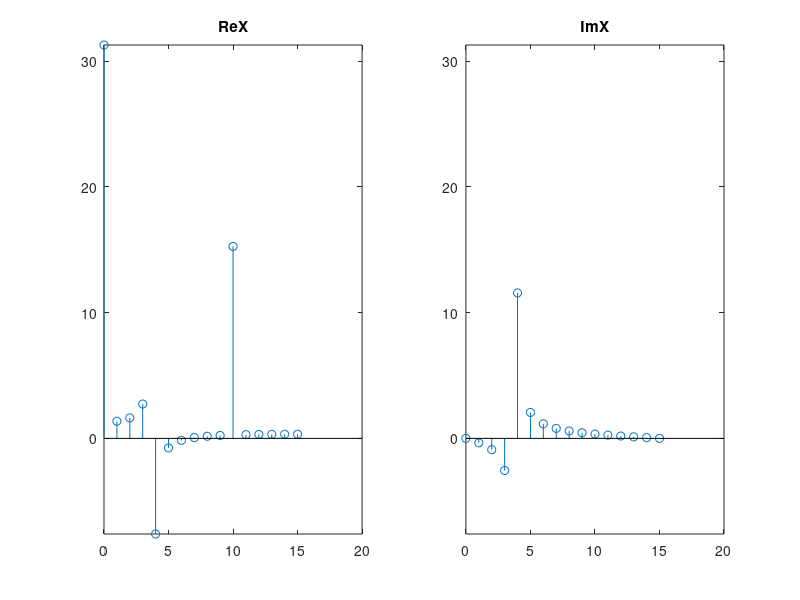
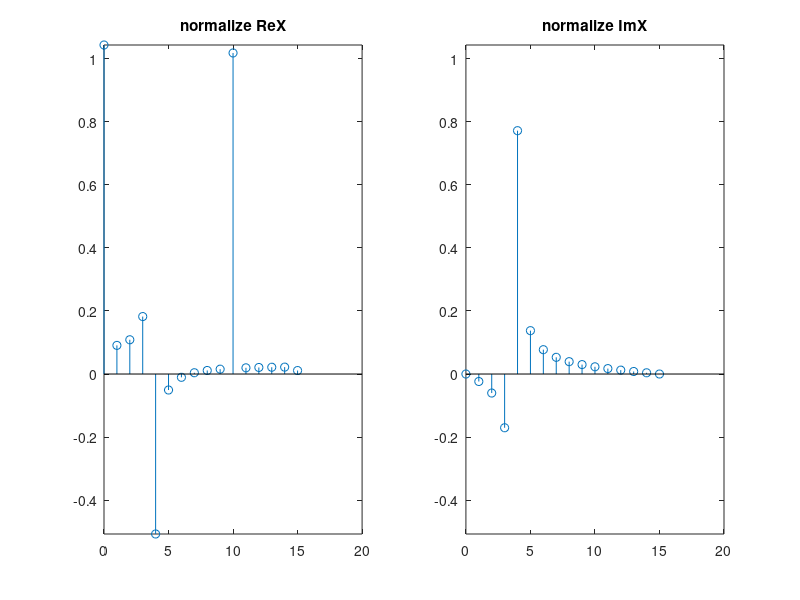
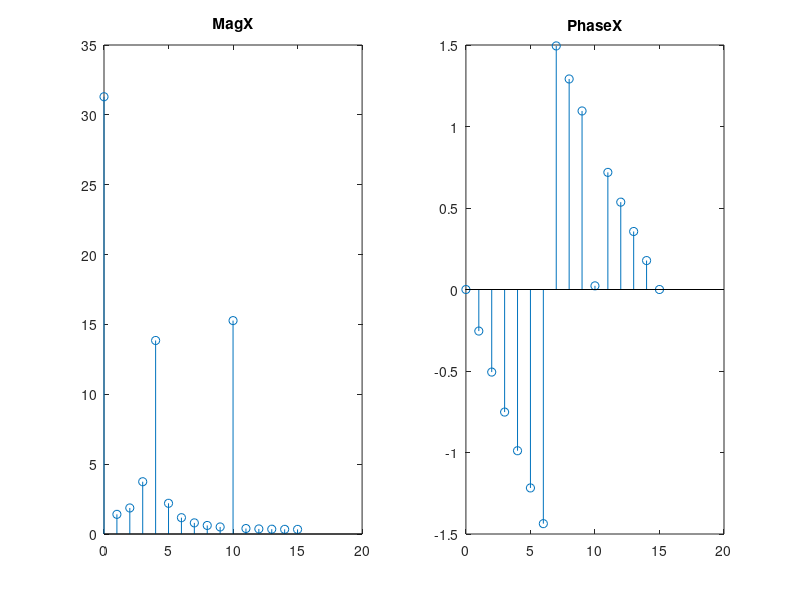
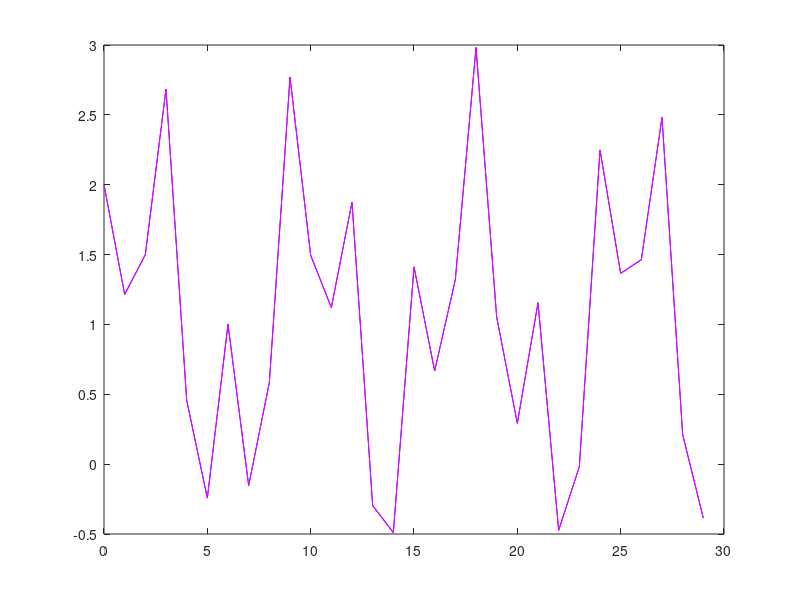

Reproduce these figures in MATLAB, in order.
%DFT
%The input signal x[n] contains the signal being decomposed, while the two
%signals (ImX[n] & ReX[n]) contain the amplitudes of the component sine and
%cosine waves scaled
clear all 
close all

% N points   =>   N+2 signals
N = 30

%%Basis functions

% ck[i] = cos(2*pi*k*i/N)
% sk[i] = sin(2*pi*k*i/N)

% ck[i] & sk[i] are the cosine ans sine waves, each N point length
% i runs from 0 to N-1
%The parameter k determines the frequency of the wave, k takes values from
%0 to N/2

%The frequency parameter k is equal to the number of complete cycles that
%occur over the N points of the signal

%  c1[]  => one complete cycle in N points
%  c2[]  => two complete cycles in N points

i = 0:N-1

% t simulates "continous" time variable
t = linspace(0, i(end), 1000);


toPlot = N <= 16;

% Basis functions generator
% ReX[]  basis functions
matReXBasis = zeros(N/2+1, N);
for k = 0:N/2
    y  = cos(2*pi*k*i/N);
    yt = cos(2*pi*k*t/N);
    
    matReXBasis(k+1, :) = y;
    
    if toPlot
        figure
        plot(i, y, 'b', t, yt, 'm');
        ylim([-1 1])
    end
end

% ImX[] basis functions
matImXBasis = zeros(N/2+1, N);
for k = 0:N/2
    y  = sin(2*pi*k*i/N);
    yt = sin(2*pi*k*t/N);
    
    matImXBasis(k+1, :) = y;
    if toPlot
        figure 
        plot(i, y, 'b', t, yt, 'm');
        ylim([-1 1])
    end
end

%%Signal to transform
%% Sine wave
x = sin(2*pi*3.8*i/N);

%% Cosine wave
x = cos(2*pi*10*i/N);

%% unit impulse
x = zeros(1, length(i)); x(1) = 1;

%% step
x = ones(1, length(i));

%% Mixed signal
x = 1 + sin(2*pi*3.8*i/N) + cos(2*pi*10*i/N);

%% Signal transformation
%Using dot product between x signal and basis functions the similarity
%between them can be measured
ReX = x*matReXBasis';
ImX = x*matImXBasis';

maxV = max(max(ReX), max(ImX));
minV = min(min(ReX), min(ImX));
k = 0:N/2;

figure 
subplot(1, 2, 1)
stem(k, ReX)
ylim([minV, maxV])
title('ReX');

subplot(1, 2, 2)
stem(k, ImX)
ylim([minV, maxV])
title('ImX');

%Normalizing values for ReX and ImX
normReX = (2/N)*ReX;
normImX = (2/N)*ImX;

%the spetial cases ReX[0] and Im[N/2] has to be normalized by (1/N)
normReX(1)   = normReX(1)/2;
normReX(N/2 + 1) = normReX(N/2 +1)/2;

maxV = max(max(normReX), max(normImX));
minV = min(min(normReX), min(normImX));
k = 0:N/2;

figure 
subplot(1, 2, 1)
stem(k, normReX)
ylim([minV, maxV])
title('normalize ReX');

subplot(1, 2, 2)
stem(k, normImX)
ylim([minV, maxV])
title('normalize ImX');

% Changing to frequency representation
MagX    = sqrt(ReX.^2 + ImX.^2);
PhaseX  = atan(ImX./ReX);         %note: analize atan (arctan) properties

figure 
subplot(1, 2, 1)
stem(k, MagX)
title('MagX');

subplot(1, 2, 2)
stem(k, PhaseX)
title('PhaseX');

%% Returning to time domain

%normalize ReX[] and ImX are transposed and replicated in order to perforn
%elemnt weise multiplications by the basis functions, theen aummation is
%performed
cosContrib = sum(repmat(normReX', 1, N).*matReXBasis);
sinContrib = sum(repmat(normImX', 1, N).*matImXBasis);

xSynth = cosContrib + sinContrib;
figure
plot(i, x, 'b', i, xSynth, 'm');